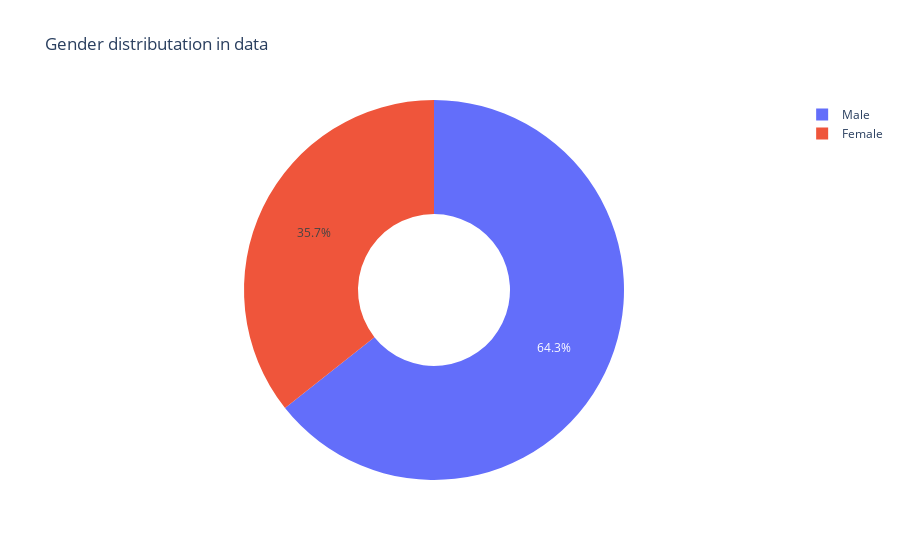

The notebook cell saved with this chart:
### Code cell
gender_count = tips['sex'].value_counts()
px.pie(gender_count,
       gender_count.index,
       gender_count.values,
       hole=0.4,
       title='Gender distributation in data')

### Figure 1 — Plotly figure (JSON) as saved in the notebook; plotly's stock layout.template omitted (floating-point values rounded to 4 significant figures)
{"data": [{"domain": {"x": [0, 1], "y": [0, 1]}, "hole": 0.4, "hovertemplate": "index=%{label}<br>value=%{value}<extra></extra>", "labels": ["Male", "Female"], "legendgroup": "", "name": "", "showlegend": true, "type": "pie", "values": [157, 87]}], "layout": {"legend": {"tracegroupgap": 0}, "title": {"text": "Gender distributation in data"}}}
